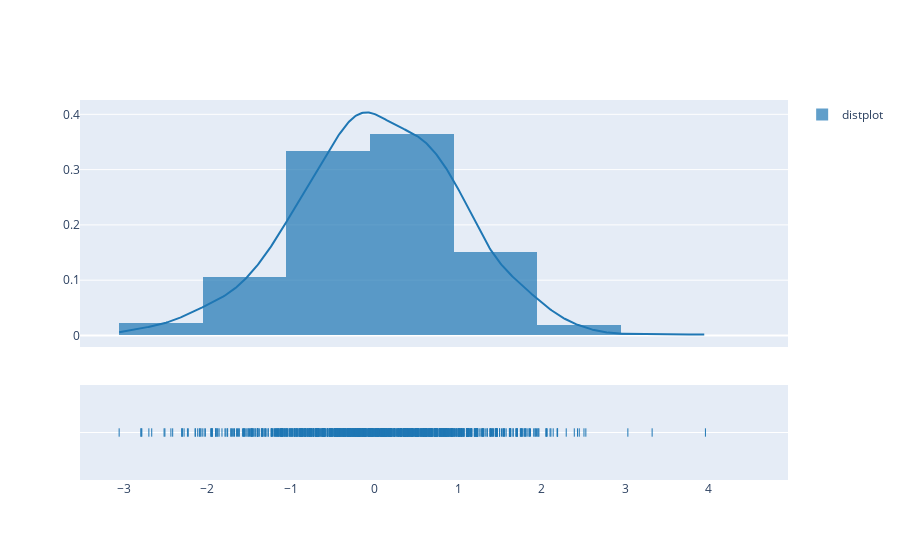
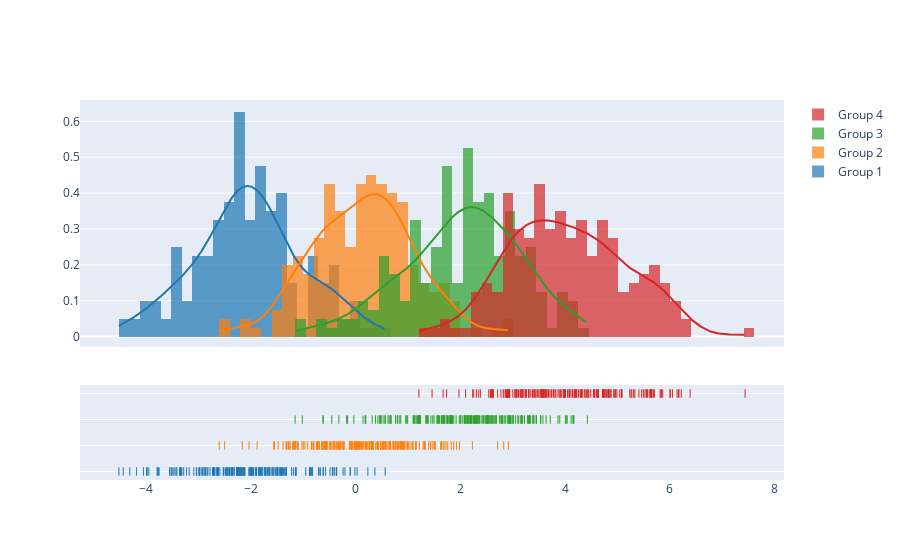

Notebook cell for these charts, in order:
### Markdown cell above
Creating Dist Plots

### Code cell
# Basic Distplot
import plotly.figure_factory as ff
import numpy as np
np.random.seed(1)

x = np.random.randn(1000)
hist_data = [x]
group_labels = ['distplot'] # name of the dataset

fig = ff.create_distplot(hist_data, group_labels)
fig.show()

# Plot Multiple Datasets
import plotly.figure_factory as ff
import numpy as np

# Add histogram data
x1 = np.random.randn(200) - 2
x2 = np.random.randn(200)
x3 = np.random.randn(200) + 2
x4 = np.random.randn(200) + 4

# Group data together
hist_data = [x1, x2, x3, x4]

group_labels = ['Group 1', 'Group 2', 'Group 3', 'Group 4']

# Create distplot with custom bin_size
fig = ff.create_distplot(hist_data, group_labels, bin_size=.2)
fig.show()

### Figure 1 — Plotly figure (JSON) as saved in the notebook; plotly's stock layout.template omitted (floating-point values rounded to 4 significant figures; data arrays with more than 128 entries replaced by an {"elided": "..."} marker saying what was removed)
{"data": [{"autobinx": false, "histnorm": "probability density", "legendgroup": "distplot", "marker": {"color": "rgb(31, 119, 180)"}, "name": "distplot", "opacity": 0.7, "type": "histogram", "x": {"elided": "1000 float values"}, "xaxis": "x", "xbins": {"end": 3.959, "size": 1, "start": -3.054}, "yaxis": "y"}, {"legendgroup": "distplot", "marker": {"color": "rgb(31, 119, 180)"}, "mode": "lines", "name": "distplot", "showlegend": false, "type": "scatter", "x": {"elided": "500 float values"}, "xaxis": "x", "y": {"elided": "500 float values"}, "yaxis": "y"}, {"legendgroup": "distplot", "marker": {"color": "rgb(31, 119, 180)", "symbol": "line-ns-open"}, "mode": "markers", "name": "distplot", "showlegend": false, "type": "scatter", "x": {"elided": "1000 float values"}, "xaxis": "x", "y": {"elided": "1000 str values"}, "yaxis": "y2"}], "layout": {"barmode": "overlay", "hovermode": "closest", "legend": {"traceorder": "reversed"}, "xaxis": {"anchor": "y2", "domain": [0, 1], "zeroline": false}, "yaxis": {"anchor": "free", "domain": [0.35, 1], "position": 0}, "yaxis2": {"anchor": "x", "domain": [0, 0.25], "dtick": 1, "showticklabels": false}}}

### Figure 2 — Plotly figure (JSON) as saved in the notebook; plotly's stock layout.template omitted (floating-point values rounded to 4 significant figures; data arrays with more than 128 entries replaced by an {"elided": "..."} marker saying what was removed)
{"data": [{"autobinx": false, "histnorm": "probability density", "legendgroup": "Group 1", "marker": {"color": "rgb(31, 119, 180)"}, "name": "Group 1", "opacity": 0.7, "type": "histogram", "x": {"elided": "200 float values"}, "xaxis": "x", "xbins": {"end": 0.5655, "size": 0.2, "start": -4.515}, "yaxis": "y"}, {"autobinx": false, "histnorm": "probability density", "legendgroup": "Group 2", "marker": {"color": "rgb(255, 127, 14)"}, "name": "Group 2", "opacity": 0.7, "type": "histogram", "x": {"elided": "200 float values"}, "xaxis": "x", "xbins": {"end": 2.917, "size": 0.2, "start": -2.601}, "yaxis": "y"}, {"autobinx": false, "histnorm": "probability density", "legendgroup": "Group 3", "marker": {"color": "rgb(44, 160, 44)"}, "name": "Group 3", "opacity": 0.7, "type": "histogram", "x": {"elided": "200 float values"}, "xaxis": "x", "xbins": {"end": 4.424, "size": 0.2, "start": -1.153}, "yaxis": "y"}, {"autobinx": false, "histnorm": "probability density", "legendgroup": "Group 4", "marker": {"color": "rgb(214, 39, 40)"}, "name": "Group 4", "opacity": 0.7, "type": "histogram", "x": {"elided": "200 float values"}, "xaxis": "x", "xbins": {"end": 7.433, "size": 0.2, "start": 1.209}, "yaxis": "y"}, {"legendgroup": "Group 1", "marker": {"color": "rgb(31, 119, 180)"}, "mode": "lines", "name": "Group 1", "showlegend": false, "type": "scatter", "x": {"elided": "500 float values"}, "xaxis": "x", "y": {"elided": "500 float values"}, "yaxis": "y"}, {"legendgroup": "Group 2", "marker": {"color": "rgb(255, 127, 14)"}, "mode": "lines", "name": "Group 2", "showlegend": false, "type": "scatter", "x": {"elided": "500 float values"}, "xaxis": "x", "y": {"elided": "500 float values"}, "yaxis": "y"}, {"legendgroup": "Group 3", "marker": {"color": "rgb(44, 160, 44)"}, "mode": "lines", "name": "Group 3", "showlegend": false, "type": "scatter", "x": {"elided": "500 float values"}, "xaxis": "x", "y": {"elided": "500 float values"}, "yaxis": "y"}, {"legendgroup": "Group 4", "marker": {"color": "rgb(214, 39, 40)"}, "mode": "lines", "name": "Group 4", "showlegend": false, "type": "scatter", "x": {"elided": "500 float values"}, "xaxis": "x", "y": {"elided": "500 float values"}, "yaxis": "y"}, {"legendgroup": "Group 1", "marker": {"color": "rgb(31, 119, 180)", "symbol": "line-ns-open"}, "mode": "markers", "name": "Group 1", "showlegend": false, "type": "scatter", "x": {"elided": "200 float values"}, "xaxis": "x", "y": {"elided": "200 str values"}, "yaxis": "y2"}, {"legendgroup": "Group 2", "marker": {"color": "rgb(255, 127, 14)", "symbol": "line-ns-open"}, "mode": "markers", "name": "Group 2", "showlegend": false, "type": "scatter", "x": {"elided": "200 float values"}, "xaxis": "x", "y": {"elided": "200 str values"}, "yaxis": "y2"}, {"legendgroup": "Group 3", "marker": {"color": "rgb(44, 160, 44)", "symbol": "line-ns-open"}, "mode": "markers", "name": "Group 3", "showlegend": false, "type": "scatter", "x": {"elided": "200 float values"}, "xaxis": "x", "y": {"elided": "200 str values"}, "yaxis": "y2"}, {"legendgroup": "Group 4", "marker": {"color": "rgb(214, 39, 40)", "symbol": "line-ns-open"}, "mode": "markers", "name": "Group 4", "showlegend": false, "type": "scatter", "x": {"elided": "200 float values"}, "xaxis": "x", "y": {"elided": "200 str values"}, "yaxis": "y2"}], "layout": {"barmode": "overlay", "hovermode": "closest", "legend": {"traceorder": "reversed"}, "xaxis": {"anchor": "y2", "domain": [0, 1], "zeroline": false}, "yaxis": {"anchor": "free", "domain": [0.35, 1], "position": 0}, "yaxis2": {"anchor": "x", "domain": [0, 0.25], "dtick": 1, "showticklabels": false}}}
